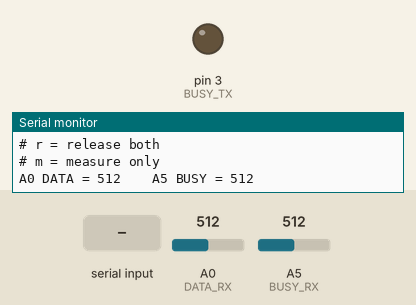
Bench run of a sketch on a simulated Arduino Uno, built with avr-gcc and run on an emulated ATmega328P. Shown: output pins drawn as LEDs (lit = HIGH), the last lines printed to the serial monitor. The inputs (shaded band) are chosen by the test bench; at power-on: A0 (DATA_RX) = 512, A5 (BUSY_RX) = 512.

Above: at 1.2 s.
1.3 s: "b\n" received over Serial
At 2.4 s:
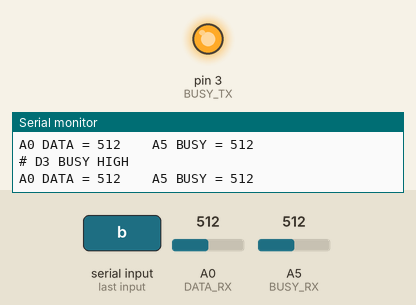
2.8 s: byte 100 ('d') received over Serial
4.3 s: byte 114 ('r') received over Serial
5.8 s: byte 109 ('m') received over Serial
Timing chart, 0 to 8.3 s (numbered marks = the images above; inputs shaded):
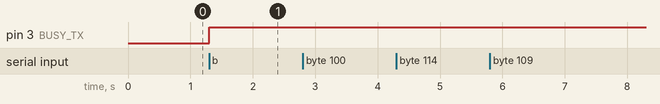

The sketch:

xs-tx-ex3.ino
```cpp
const uint8_t DATA_RX = A0;
const uint8_t BUSY_RX = A5;

const uint8_t DATA_TX = 2;
const uint8_t BUSY_TX = 3;


void releaseBus()
{
  pinMode(DATA_TX, INPUT);
  pinMode(BUSY_TX, INPUT);
}


void printLevels()
{
  delay(10);

  int data = analogRead(DATA_RX);
  int busy = analogRead(BUSY_RX);

  Serial.print("A0 DATA = ");
  Serial.print(data);

  Serial.print("    A5 BUSY = ");
  Serial.println(busy);
}


void setup()
{
  Serial.begin(115200);

  pinMode(DATA_RX, INPUT);
  pinMode(BUSY_RX, INPUT);

  releaseBus();

  Serial.println();
  Serial.println("# XS level test");
  Serial.println("# d = D2/DATA HIGH");
  Serial.println("# b = D3/BUSY HIGH");
  Serial.println("# r = release both");
  Serial.println("# m = measure only");

  printLevels();
}


void loop()
{
  if (!Serial.available())
    return;

  char c = Serial.read();

  if (c == '\r' || c == '\n')
    return;


  switch (c) {

    case 'd':
      releaseBus();

      digitalWrite(DATA_TX, HIGH);
      pinMode(DATA_TX, OUTPUT);

      Serial.println("# D2 DATA HIGH");
      printLevels();
      break;


    case 'b':
      releaseBus();

      digitalWrite(BUSY_TX, HIGH);
      pinMode(BUSY_TX, OUTPUT);

      Serial.println("# D3 BUSY HIGH");
      printLevels();
      break;


    case 'r':
      releaseBus();

      Serial.println("# RELEASED");
      printLevels();
      break;


    case 'm':
      Serial.println("# MEASURE");
      printLevels();
      break;
  }
}
```

Measured:
- after the input at 1.3 s, pin 3 (BUSY_TX): LOW → HIGH at once
